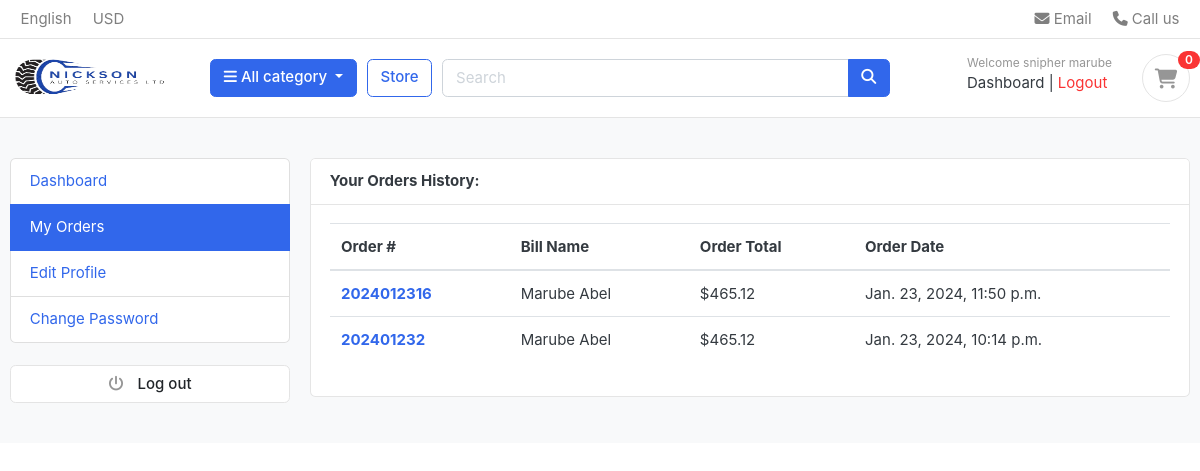
The page /accounts/my_orders/ (signed in) on the database its author committed.
### accounts/models.py (models this page shows, shortened)
class Account(AbstractUser):
    first_name = models.CharField(max_length=255)
    last_name = models.CharField(max_length=255)
    username = models.CharField(max_length=255, unique=True) # unique=True means that no two users can have the same username
    email = models.EmailField(unique=True) # unique=True means that no two users can have the same email address
    phone_number = models.CharField(max_length=15)
    is_vendor = models.BooleanField(default=False)
    USERNAME_FIELD = 'email' # username field
    REQUIRED_FIELDS = ['username', 'first_name', 'last_name'] # required when user is created

### orders/models.py (models this page shows, shortened)
class Order(models.Model):
    STATUS = (
        ('New', 'New'),
        ('Accepted', 'Accepted'),
        ('Completed', 'Completed'),
        ('Cancelled', 'Cancelled'),
    )
    user = models.ForeignKey(Account, on_delete=models.SET_NULL, null=True)
    payment = models.ForeignKey(Payment, on_delete=models.SET_NULL, blank=True, null=True)
    order_number = models.CharField(max_length=20)
    first_name = models.CharField(max_length=50)
    last_name = models.CharField(max_length=50)
    phone = models.CharField(max_length=20)
    email = models.EmailField(max_length=50)
    address_line_1 = models.CharField(max_length=50)
    address_line_2 = models.CharField(max_length=50, blank=True)
    county = models.CharField(max_length=50, blank=True)
    state = models.CharField(max_length=50, blank=True)
    city = models.CharField(max_length=50, blank=True)
    order_note = models.CharField(max_length=100, blank=True)
    order_total = models.FloatField()
    tax = models.FloatField()
    status = models.CharField(max_length=20, choices=STATUS, default='New')
    ip = models.CharField(max_length=20, blank=True)
    is_ordered = models.BooleanField(default=False)
    created_at = models.DateTimeField(auto_now_add=True)
    updated_at = models.DateTimeField(auto_now=True)
    def full_name(self):
        return f'{self.first_name} {self.last_name}'

### accounts/views.py (the view)
# urls.py: path('my_orders/', views.my_orders, name='my_orders'),
@login_required(login_url='login')
def my_orders(request):
    orders = Order.objects.filter(user=request.user, is_ordered=True).order_by('-created_at')
    context = {
        'orders': orders,
    }
    return render(request, 'accounts/my_orders.html', context)

### carts/context_processors.py (called while the page is built)
def counter(request):
    item_count = 0
    if 'admin' in request.path:
        return {}
    else:
        try:
            cart = Cart.objects.filter(cart_id=_cart_id(request)) # get the cart using the cart_id present in the session
            if request.user.is_authenticated:
                cart_items = CartItem.objects.all().filter(user=request.user)
            else:
                cart_items = CartItem.objects.all().filter(cart=cart[:1]) # get all the cart items using the cart
            for cart_item in cart_items:
                item_count += cart_item.quantity
        except Cart.DoesNotExist:
            item_count = 0
    return dict(item_count=item_count)

### carts/views.py (called while the page is built)
def _cart_id(request):
    cart = request.session.session_key
    if not cart:
        cart = request.session.create()
    return cart

### category/context_processors.py (called while the page is built)
def menu_links(request):
    links = Category.objects.all()
    return dict(links=links)

### category/models.py (called while the page is built)
    def get_url(self):
        return reverse('products_by_category', args=[self.slug])

### templates/accounts/my_orders.html (shortened to what this page needs)
{% extends 'base.html' %}
{% load static %}
{% block content %}
<section class="section-conten padding-y bg">
  <div class="container">
    <div class="row">
      {% include 'includes/dashboard_sidebar.html' %}
      <main class="col-md-9">
        <article class="card">
          <header class="card-header">
            <strong class="d-inline-block mr-3">Your Orders History:</strong>
          </header>
          <div class="card-body">
            <div class="row">
              <div class="col-md-12">
                <table class="table table-hover">
                    <thead>
                      <tr>
                        <th scope="col">Order #</th>
                        <th scope="col">Bill Name</th>
                        <th scope="col">Order Total</th>
                        <th scope="col">Order Date</th>
                      </tr>
                    </thead>
                    <tbody>
                        {% for order in orders %}
                      <tr>
                        <th scope="row"> <a href="{% url 'order_detail' order.order_number %}"> {{order.order_number}} </a></th>
                        <td> {{order.full_name}} </td>
                        <td> ${{order.order_total}} </td>
                        <td> {{order.created_at}} </td>
                      </tr>
                      {% endfor %}
                    </tbody>
                  </table>
              </div>
            </div>
          </div>
        </article>
      </main>
    </div>
  </div>
</section>
{% endblock %}

### templates/includes/navbar.html (shortened to what this page needs)
{% load static %}
<header class="section-header">
  <nav class="navbar p-md-0 navbar-expand-sm navbar-light border-bottom">
    <div class="container">
      <div class="collapse navbar-collapse" id="navbarTop4">
        <ul class="navbar-nav mr-auto">
          <li class="nav-item dropdown">
            <a href="#" class="nav-link"> English </a>
          </li>
          <li class="nav-item dropdown">
            <a href="#" class="nav-link"> USD </a>
          </li>
        </ul>
        <ul class="navbar-nav">
          <li>
            <a href="#" class="nav-link">
              <i class="fa fa-envelope"></i> Email
            </a>
          </li>
          <li>
            <a href="#" class="nav-link">
              <i class="fa fa-phone"></i> Call us
            </a>
          </li>
        </ul>
      </div>
    </div>
  </nav>
  <section class="header-main border-bottom">
    <div class="container">
        <div class="row align-items-center">
            <div class="col-lg-2 col-md-3 col-6">
                <a href="{% url 'home' %}" class="brand-wrap">
                    <img class="logo" src="{% static 'images/logo1.png' %}" style="width: 160px;" alt="Logo"/>
                </a>
            </div>
            <div class="col-lg col-sm col-md col-6 flex-grow-0">
                <div class="category-wrap dropdown d-inline-block float-right">
                    <button type="button" class="btn btn-primary dropdown-toggle" data-toggle="dropdown">
                        <i class="fa fa-bars"></i> All category
                    </button>
                </div>
            </div>
            <a href="{% url 'store' %}" class="btn btn-outline-primary">Store</a>
            <div class="col-lg col-md-6 col-sm-12 col">
                <form action="{% url 'search' %}" class="search" method="GET">
                    <div class="input-group w-100">
                        <input type="text" class="form-control" style="width: 60%" placeholder="Search" name="keyword"/>
                        <div class="input-group-append">
                            <button class="btn btn-primary" type="submit">
                                <i class="fa fa-search"></i>
                            </button>
                        </div>
                    </div>
                </form>
            </div>
            <div class="col-lg-3 col-sm-6 col-8 order-2 order-lg-3">
                <div class="d-flex justify-content-end mb-3 mb-lg-0">
                    <div class="widget-header">
                        <div>
                            {% if request.user.is_authenticated %}
                                <small class="title text-muted">Welcome {{ user.first_name }} {{ user.last_name }}</small>
                                <a href="{% url 'dashboard' %}">Dashboard</a>
                                <span class="dark-transp"> | </span>
                                <a class="text-danger" type="button" href="{% url 'logout' %}">Logout</a>
                            {% else %}
                                <small class="title text-muted">Welcome Guest</small>
                                <a href="{% url 'login' %}">Sign in</a>
                                <span class="dark-transp"> | </span>
                                <a href="{% url 'register' %}">Register</a>
                            {% endif %}
                        </div>
                    </div>
                    <a href="{% url 'cart' %}" class="widget-header pl-3 ml-3">
                        <div class="icon icon-sm rounded-circle border">
                            <i class="fa fa-shopping-cart"></i>
                        </div>
                        <span class="badge badge-pill badge-danger notify">
                            {{ item_count }}
                        </span>
                    </a>
                </div>
            </div>
        </div>
    </div>
</section>
</header>

### static/css/ui.css (style rules this page uses)
html { font-family: "Inter", sans-serif; font-size: 15px; }
.icon-xs, .icon-sm, .icon-md, .icon-lg { display: inline-block; text-align: center; flex-shrink: 0; flex-grow: 0; }
.icon-sm { width: 48px; height: 48px; line-height: 48px !important; font-size: 20px; }
.padding-y { padding-top: 40px; padding-bottom: 40px; }
article:after, .form-group:after { display: block; clear: both; content: ""; }
.bg { background-color: #f8f9fa; }
.header-main { position: relative; padding-top: 1rem; padding-bottom: 1rem; }
.brand-wrap .logo, .navbar-brand .logo { margin-right: 7px; max-height: 42px; display: inline-block; }
.widget-header { display: inline-block; vertical-align: middle; position: relative; }
.widget-header a { color: #343a40; }
.widget-header i { color: #969696; }
.widget-header .title { display: block; }
.widget-header .notify { position: absolute; top: -3px; right: -10px; }
.notify { position: absolute; top: -4px; right: -10px; display: inline-block; padding: 0.25em 0.6em; font-size: 12px; line-height: 1; text-align: center; border-radius: 3rem; color: #fff; background-color: #fa3434; }

### rows shown on the page
Account: first_name "snipher", last_name "marube"
Order: order_number "2024012316", full_name "Marube Abel", order_total "465.12", created_at "Jan. 23, 2024, 11:50 p.m."
Order: order_number "202401232", full_name "Marube Abel", order_total "465.12", created_at "Jan. 23, 2024, 10:14 p.m."

### other values the page prints
{{ item_count }} "0"
